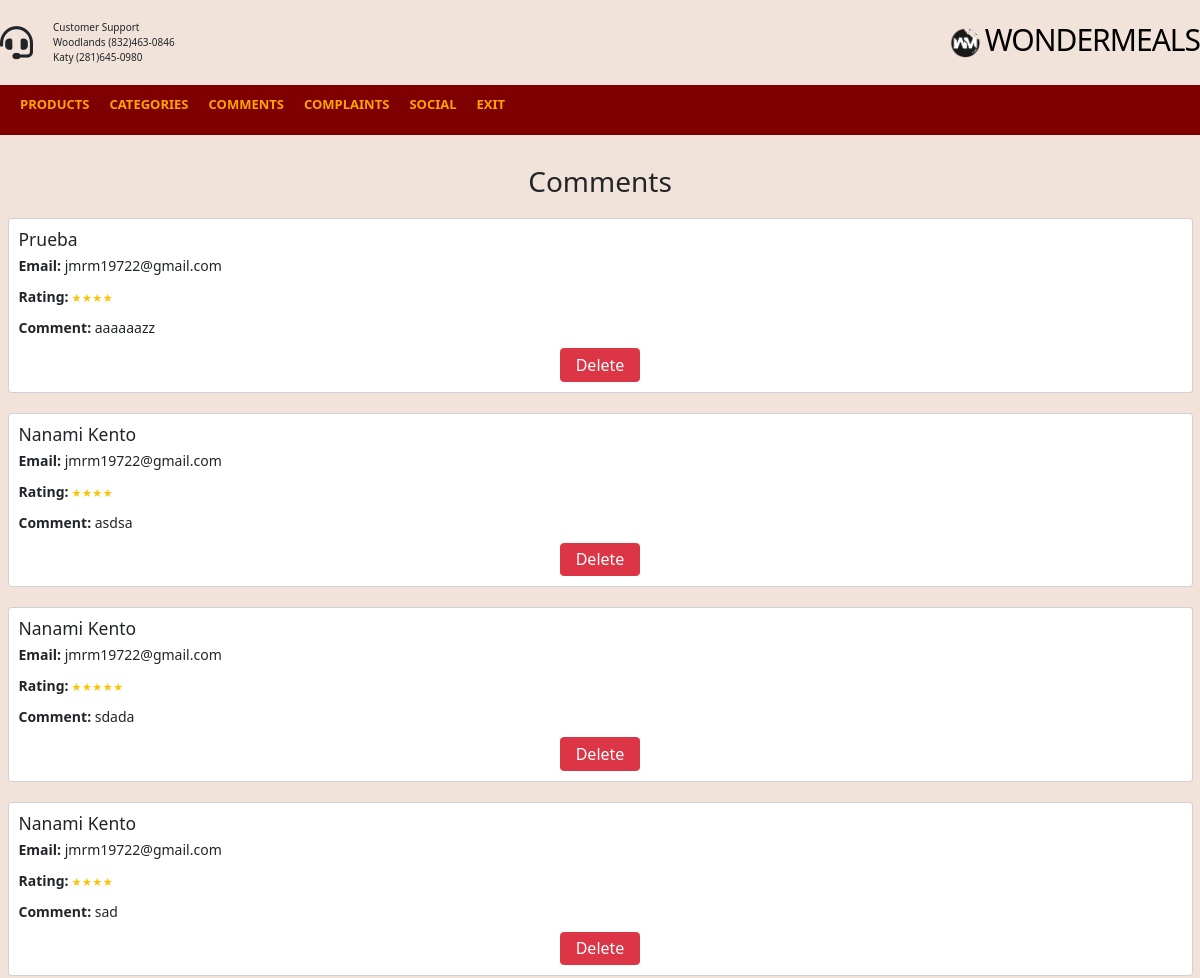
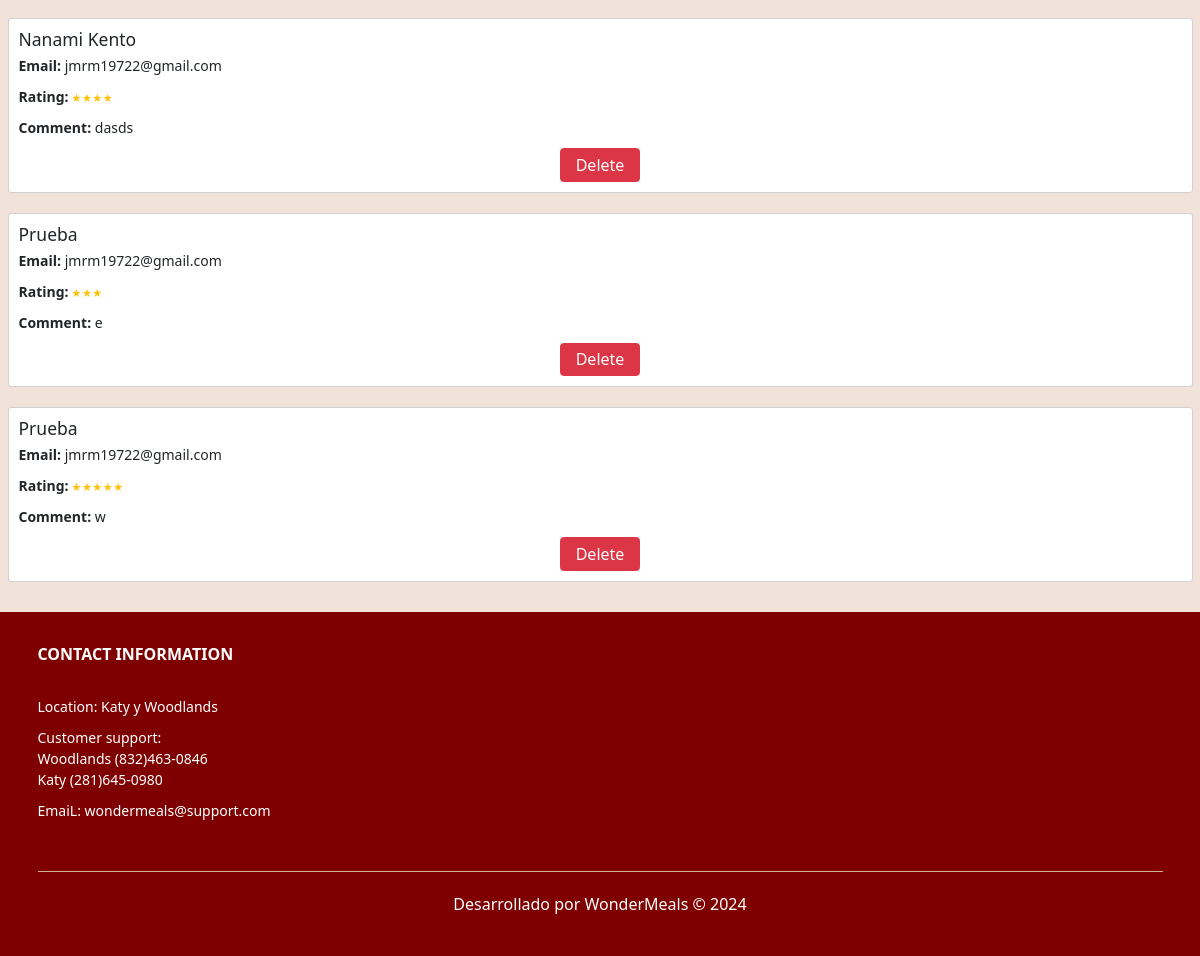
Page /Admin/comments.php (signed in) on the committed database (2 pictures, top to bottom).
### tables this page shows
CREATE TABLE `comments` (
  `id` int(11) NOT NULL,
  `name` varchar(100) DEFAULT NULL,
  `email` varchar(100) DEFAULT NULL,
  `stars` int(11) DEFAULT NULL,
  `comment` text DEFAULT NULL
);

### Admin/comments.php (the view, shortened to what this page needs)
<?php
include '../Config/BD.php';
$stmt = $pdo->query("SELECT * FROM comments WHERE stars >= 3 ORDER BY id DESC");
$comments = $stmt->fetchAll(PDO::FETCH_ASSOC);
?>
<!DOCTYPE html>
<html lang="en">
<head>
    <link href="./Assets/css/bootstrap.min.css" rel="stylesheet">
</head>
<link rel="stylesheet" href="./Assets/CSS/Hover.css">
<link rel="stylesheet" href="./Assets/CSS/CRUD.css">
<link rel="stylesheet" href="./Assets/CSS/styles.css">
<link rel="stylesheet" href="./Assets/CSS/Card.css">
<main class="main-content">
    <?php include 'Includes/Header.php';?>
    <div class="container my-5">
        <h2 class="text-center" style="font-size: 28px">Comments</h2> <br>
        <?php foreach ($comments as $comment): ?>
        <div class="card comment-card">
            <div class="card-body">
                <h3 class="card-title"><?php echo htmlspecialchars($comment['name']); ?></h3>
                <p class="card-text" style="font-size: 14px;"><strong>Email:</strong> <?php echo htmlspecialchars($comment['email']); ?></p>
                <p class="card-text">
                    <strong style="font-size: 14px;">Rating:</strong>
                    <?php echo str_repeat('<span class="text-warning">&#9733;</span>', $comment['stars']); ?>
                </p>
                <p class="card-text" style="font-size: 14px;"><strong>Comment:</strong> <?php echo htmlspecialchars($comment['comment']); ?></p>
                <div class="text-center">
                <button class="btn btn-danger" onclick="confirmDelete(<?php echo $comment['id']; ?>)" style="font-size: 16px; width: 80px;">Delete</button>
                </div>
            </div>
        </div>
        <?php endforeach; ?>
    </div>
    <?php include 'Includes/Footer.php'?>
</main>
</html>

### Admin/Assets/CSS/Hover.css (style rules this page uses)
button, .button { display: inline-block; font-weight: 400; color: #fff; text-align: center; vertical-align: middle; user-select: none; background-color: #007bff; border: 1px solid #007bff; padding: 0.375rem 0.75rem; font-size: 1rem; line-height: 1.5; border-radius: 0.25rem; transition: color 0.15s ease-in-out, background-color 0.15s ease-in-out, border-color 0.15s ease-in-out, box-shadow 0.15s ease-in-out; }

### Admin/Assets/CSS/styles.css (style rules this page uses)
:root { --primary-color: #7f0000; --background-color: #f1e3da; --dark-color: #151515; --second-color: #ffa300; }
html { font-size: 62.5%; font-family: 'Nevrada Neue', sans-serif; }
* { margin: 0; padding: 0; box-sizing: border-box; }
.container { max-width: 120rem; margin: 0 auto; }
.main-content { background-color: var(--background-color); }

### Assets/css/styles.css (style rules this page uses)
:root { --primary-color: #7f0000; --background-color: #f1e3da; --dark-color: #151515; --second-color: #ffa300; }
html { font-size: 62.5%; font-family: 'Nevrada Neue', sans-serif; }
* { margin: 0; padding: 0; box-sizing: border-box; }
.container { max-width: 120rem; margin: 0 auto; }
.main-content { background-color: var(--background-color); }

### Admin/comments.php (style rules this page uses)
.comment-card { margin-bottom: 20px; }

### rows in the picture
comments: name "Prueba", email "jmrm19722@gmail.com", stars "★ ★ ★ ★", comment "aaaaaazz"
comments: name "Nanami Kento", email "jmrm19722@gmail.com", stars "★ ★ ★ ★", comment "asdsa"
comments: name "Nanami Kento", email "jmrm19722@gmail.com", stars "★ ★ ★ ★ ★", comment "sdada", $comment['id'] 8 (drawn)
comments: name "Nanami Kento", email "jmrm19722@gmail.com", stars "★ ★ ★ ★", comment "sad"
comments: name "Nanami Kento", email "jmrm19722@gmail.com", stars "★ ★ ★ ★", comment "dasds"
comments: name "Prueba", email "jmrm19722@gmail.com", stars "★ ★ ★", comment "e"
comments: name "Prueba", email "jmrm19722@gmail.com", stars "★ ★ ★ ★ ★", comment "w"
